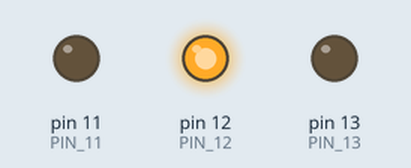
This sketch was run on a simulated Arduino Uno, built with avr-gcc and run on an emulated ATmega328P. Shown: output pins drawn as LEDs (lit = HIGH).

Above: at 0.5 s.
At 1.5 s:
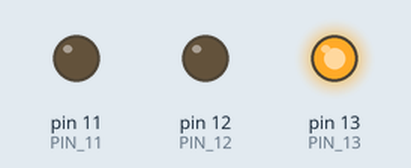
At 2.5 s:
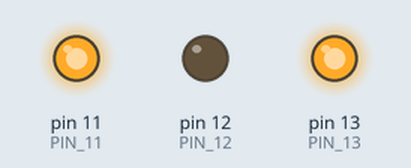
At 4.5 s:
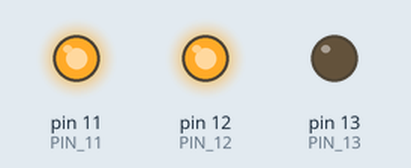
At 5.5 s:
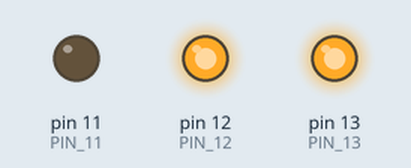
Timing chart, 0 to 7.8 s (numbered marks = the images above):
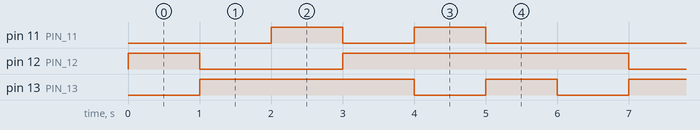

The sketch:

17_0077_0107.ino
```cpp
#define PIN_11 11
#define PIN_12 12
#define PIN_13 13

void setup()
{
}

void loop()
{
  // LED 1
  pinMode(PIN_12, OUTPUT);
  digitalWrite(PIN_12, HIGH);
  pinMode(PIN_13, OUTPUT);
  digitalWrite(PIN_13, LOW);
  pinMode(PIN_11, INPUT);

  delay(1000);

  // LED 2
  pinMode(PIN_12, OUTPUT);
  digitalWrite(PIN_12, LOW);
  pinMode(PIN_13, OUTPUT);
  digitalWrite(PIN_13, HIGH);
  pinMode(PIN_11, INPUT);

  delay(1000);

  // LED 3
  pinMode(PIN_11, OUTPUT);
  digitalWrite(PIN_11, HIGH);
  pinMode(PIN_12, OUTPUT);
  digitalWrite(PIN_12, LOW);
  pinMode(PIN_13, INPUT);

  delay(1000);

  // LED 4
  pinMode(PIN_11, OUTPUT);
  digitalWrite(PIN_11, LOW);
  pinMode(PIN_12, OUTPUT);
  digitalWrite(PIN_12, HIGH);
  pinMode(PIN_13, INPUT);

  delay(1000);

  // LED 5
  pinMode(PIN_11, OUTPUT);
  digitalWrite(PIN_11, HIGH);
  pinMode(PIN_13, OUTPUT);
  digitalWrite(PIN_13, LOW);
  pinMode(PIN_12, INPUT);

  delay(1000);

  // LED 6
  pinMode(PIN_11, OUTPUT);
  digitalWrite(PIN_11, LOW);
  pinMode(PIN_13, OUTPUT);
  digitalWrite(PIN_13, HIGH);
  pinMode(PIN_12, INPUT);

  delay(1000);
}
```

Measured:
- by itself, pin 11 (PIN_11): repeats every 6.0 s: LOW 1.0 s, HIGH 1.0 s, LOW 3.0 s, HIGH 1.0 s
- by itself, pin 12 (PIN_12): repeats every 6.0 s: LOW 2.0 s, HIGH 4.0 s
- by itself, pin 13 (PIN_13): repeats every 6.0 s: LOW 1.0 s, HIGH 1.0 s, LOW 1.0 s, HIGH 3.0 s
